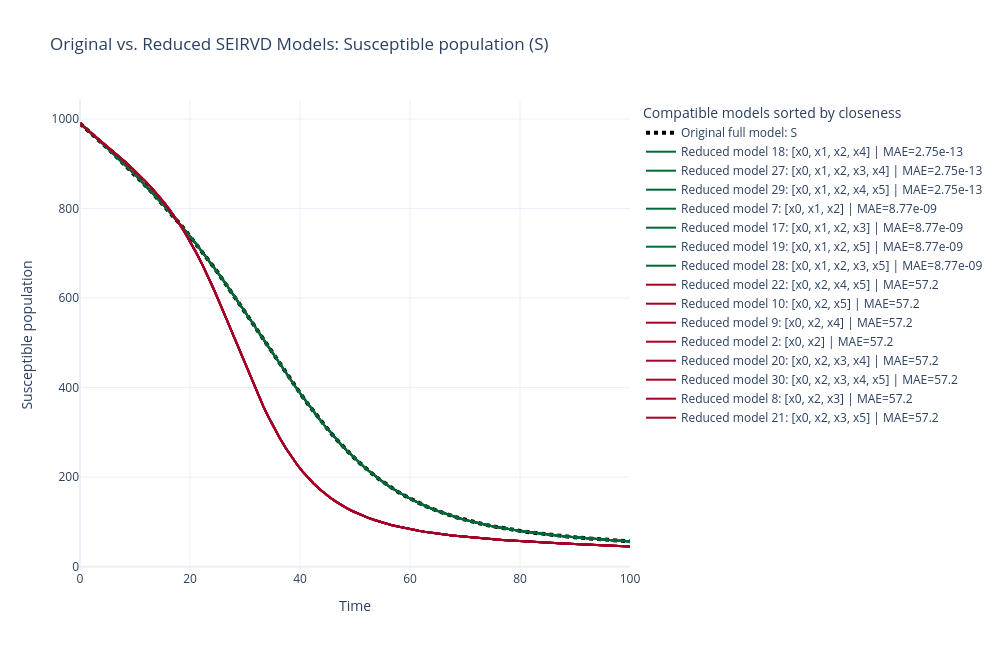

The code cell stored with this chart in its notebook:
### Markdown cell above
### Susceptible Population ($S=x_0$)

The susceptible population represents people who are still at risk of infection. Tracking this group can help estimate whether an outbreak may continue and whether additional prevention measures are needed.

### Code cell
susceptible_results = plot_reduced_models_for_state(0)
